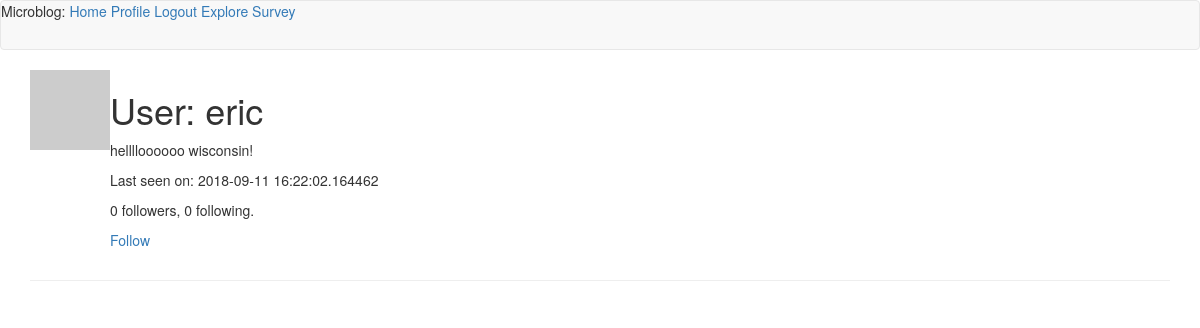
The page /user/eric (signed in) on the database its author committed.
### app/models.py (models this page shows, shortened)
class User(UserMixin, db.Model):
    id = db.Column(db.Integer, primary_key=True)
    username = db.Column(db.String(64), index=True, unique=True)
    email = db.Column(db.String(120), index=True, unique=True)
    password_hash = db.Column(db.String(128))
    posts = db.relationship('Post', backref='author', lazy='dynamic')
    followed = db.relationship(
        'User', secondary=followers,
        primaryjoin=(followers.c.follower_id == id),
        secondaryjoin=(followers.c.followed_id == id),
        backref=db.backref('followers', lazy='dynamic'), lazy='dynamic')
    def avatar(self, size):
        digest = md5(self.email.lower().encode('utf-8')).hexdigest()
        return 'https://www.gravatar.com/avatar/{}?d=identicon&s={}'.format(digest, size)
    def is_following(self, user):
        return self.followed.filter(
            followers.c.followed_id == user.id).count() > 0
    about_me = db.Column(db.String(140))
    last_seen = db.Column(db.DateTime, default=datetime.utcnow)

### app/routes.py (the view)
@app.route('/user/<username>')
@login_required
def user(username):
    user = User.query.filter_by(username=username).first_or_404()
    page = request.args.get('page', 1, type=int)
    posts = user.posts.order_by(Post.timestamp.desc()).paginate(
        page, app.config['POSTS_PER_PAGE'], False)
    next_url = url_for('user', username=user.username, page=posts.next_num) \
        if posts.has_next else None
    prev_url = url_for('user', username=user.username, page=posts.prev_num) \
        if posts.has_prev else None
    return render_template('user.html', user=user, posts=posts.items,
                           next_url=next_url, prev_url=prev_url)

### app/models.py (called while the page is built)
@login.user_loader
def load_user(id):
    return User.query.get(int(id))

### app/routes.py (called while the page is built)
@app.before_request
def before_request():
    if current_user.is_authenticated:
        current_user.last_seen = datetime.utcnow()
        db.session.commit()

### app/templates/user.html (shortened to what this page needs)
{% extends "base.html" %}
{% block app_content %}
    <table>
        <tr valign="top">
            <td><img src="{{ user.avatar(128) }}"></td>
            <td>
              <h1>User: {{ user.username }}</h1>
              {% if user.about_me %}<p>{{ user.about_me }}</p>{% endif %}
              {% if user.last_seen %}<p>Last seen on: {{ user.last_seen }}</p>{% endif %}
              <p>{{ user.followers.count() }} followers, {{ user.followed.count() }} following.</p>
              {% if user == current_user %}
              <p><a href="{{ url_for('edit_profile') }}">Edit your profile</a></p>
              {% elif not current_user.is_following(user) %}
              <p><a href="{{ url_for('follow', username=user.username) }}">Follow</a></p>
              {% else %}
              <p><a href="{{ url_for('unfollow', username=user.username) }}">Unfollow</a></p>
              {% endif %}
            </td>
        </tr>
    </table>
    <hr>
{% endblock %}

### rows shown on the page
User: username "eric", about_me "helllloooooo wisconsin!", last_seen "2018-09-11 16:22:02.164462"

### other values the page prints
{{ user.followers.count() }} "0"
{{ user.followed.count() }} "0"
